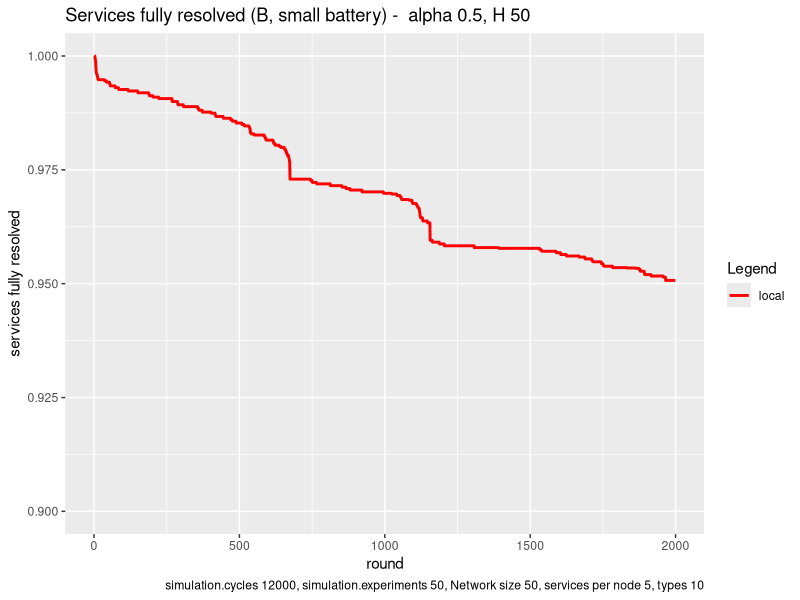

Here is the R script that generated this plot:
# execute all lines: ctrl + shift + enter

library(ggplot2)

# set working directory here
setwd(dirname(rstudioapi::getSourceEditorContext()$path))


local <- read.table("exp_assembly_local_energy_template_1677512126790.txt", 
                    header = F,
                    sep = " ",
                    col.names= c("locx","locy")
)


local_x <- local$locx
local_y <- local$locy

head(local)

colors <- c("local"="red")

ggplot(data=local, aes(x=local_x, col = group)) + 
  
  geom_line(aes(y = local_y, color = "local"), size = 1) +
  
  labs(x = "round",
       y = "services fully resolved",
       color = "Legend",
       title = "Services fully resolved (B, small battery) -  alpha 0.5, H 50", 
       caption = "simulation.cycles 12000, simulation.experiments 50, Network size 50, services per node 5, types 10") +
  
  scale_color_manual(values = colors) +
  ylim(0.9, 1)
